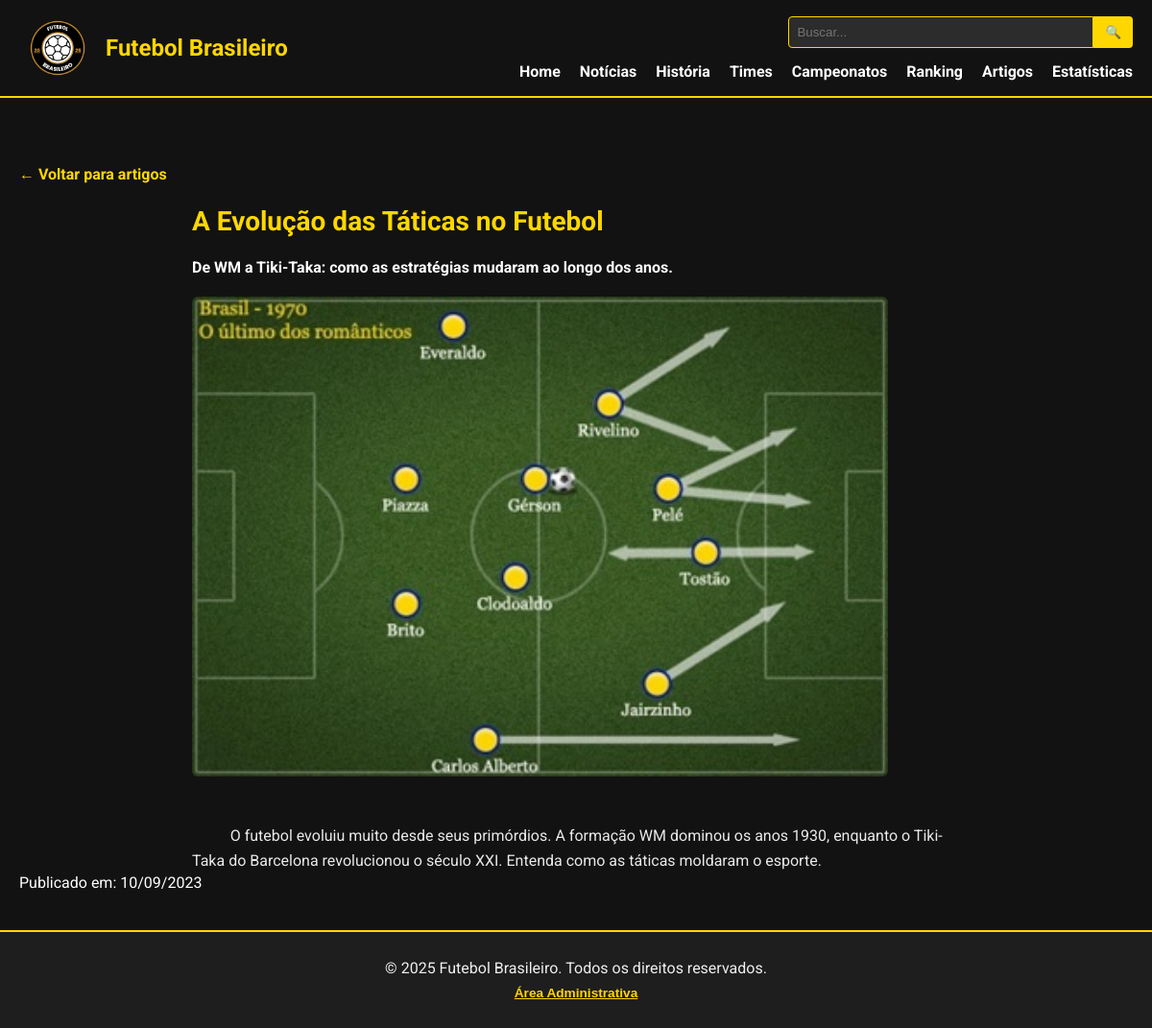
The app's page /noticias/artigos_detalhes.php?id=3 with its own data.
### tables this page shows
CREATE TABLE `artigos` (
  `id` int(11) NOT NULL,
  `titulo` varchar(255) NOT NULL,
  `subtitulo` varchar(255) DEFAULT NULL,
  `imagem` text DEFAULT NULL,
  `categoria` varchar(100) DEFAULT NULL,
  `conteudo` text DEFAULT NULL,
  `data_publicacao` datetime NOT NULL DEFAULT current_timestamp()
);

### noticias/artigos_detalhes.php (the view, shortened to what this page needs)
<?php
require_once '../estrutura/conexaodb.php';
  $id = isset($_GET['id']) ? intval($_GET['id']) : 0;
  $stmt = $pdo->prepare("SELECT * FROM artigos WHERE id = ?");
  $stmt->execute([$id]);
  $artigo = $stmt->fetch(PDO::FETCH_ASSOC);
?>
<!DOCTYPE html>
<html lang="pt-br">
<head>
  <link rel="stylesheet" href="../estrutura/css-estrutura/header.css">
  <link rel="stylesheet" href="../estrutura/css-estrutura/footer.css">
  <link rel="stylesheet" href="css-noticias/artigos_detalhes.css">
</head>
<body>
  <?php include '../estrutura/header2.php'; ?>
  <main>
    <section class="artigo-detalhe">
      <a href="artigos.php" class="voltar-link">← Voltar para artigos</a>
      <div class="container">
        <h1><?= htmlspecialchars($artigo['titulo']) ?></h1>
        <h4><?= htmlspecialchars($artigo['subtitulo']) ?></h4>
        <?php if (!empty($artigo['imagem'])): ?>
          <img src="<?= '../' . htmlspecialchars($artigo['imagem']) ?>" alt="Imagem do Artigo">
        <?php endif; ?>
        <div class="conteudo">
          <?= nl2br(htmlspecialchars($artigo['conteudo'])) ?>
        </div>
      </div>
      <span class="data-publicacao">Publicado em: <?= date('d/m/Y', strtotime($artigo['data_publicacao'])) ?></span>
    </section>
  </main>
  <?php include '../estrutura/footer2.php'; ?>
</body>
</html>

### noticias/css-noticias/artigos_detalhes.css (style rules this page uses)
body { margin: 0; padding: 0; background-color: #121212; color: #fff; font-family: 'Roboto', sans-serif; }
.artigo-detalhe { padding: 40px 20px; }
.artigo-detalhe .container { max-width: 800px; margin: 0 auto; }
h1 { font-size: 28px; margin-bottom: 10px; color: #FFD700; }
.artigo-detalhe img { width: auto; height: 500px; object-fit: contain; border-radius: 6px; margin-bottom: 20px; }
.conteudo { font-size: 16px; line-height: 1.6; color: #eaeaea; white-space: pre-wrap; }
.voltar-link { display: inline-block; margin-top: 30px; color: #FFD700; text-decoration: none; font-weight: bold; transition: color 0.3s; }

### records on screen
artigos: titulo "A Evolução das Táticas no Futebol", subtitulo "De WM a Tiki-Taka: como as estratégias mudaram ao longo dos anos.", imagem (picture), conteudo "O futebol evoluiu muito desde seus primórdios. A formação WM dominou os anos 1930, enquanto o Tiki-Taka do Barcelona revolucionou o século XXI. Entenda como as táticas moldaram o esporte.", data_publicacao "10/09/2023"
